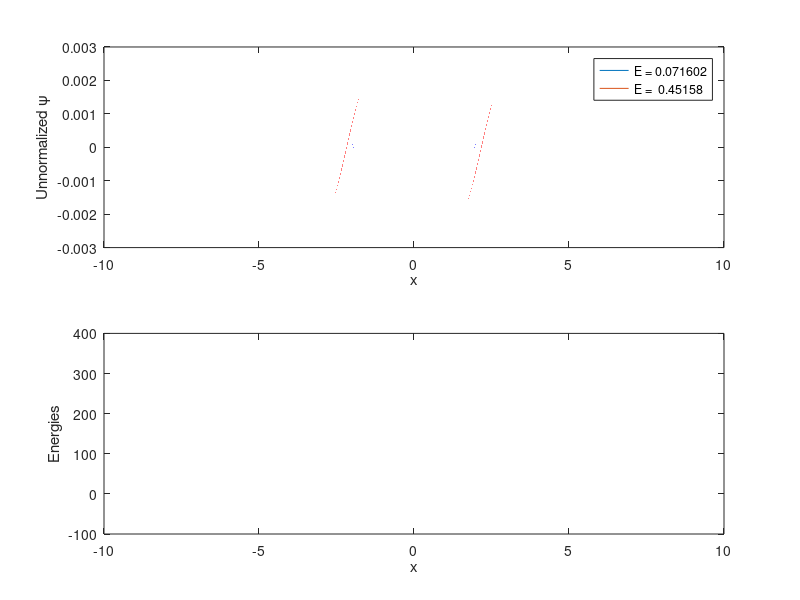

Write MATLAB code to recreate this figure. (Note: this script raises an error after producing the figure.)
%%% Huan Q. Bui

clc
clear
close all

%%%%%%%%%%%%%%%%%%%
% clock starts
tic 
% clock starts
%%%%%%%%%%%%%%%%%%%

N = 1e6; % No. of points.
hbar = 1;
m = 1;
x_start = -10;
x_end = 10;
x = linspace(x_start, x_end, N).'; % Generate column vector with N 
dx = x(2) - x(1); % Coordinate step

% Three-point finite-difference representation of Laplacian
e = ones(N,1); % a column of ones
Lap = spdiags([e -2*e e],[-1 0 1],N,N) / (dx^2);

% potential
U = -x.^2/2 + x.^4/24;
% Total Hamiltonian.
H = -(1/2)*(hbar^2/m)*Lap + spdiags(U,0,N,N); % 0 indicates main diagonal 

% Find lowest nmodes eigenvectors and eigenvalues of sparse matrix.
nmodes = 2; 
[V,E] = eigs(H,nmodes,'SM'); % find two smallest eigenvalues
[E,ind] = sort(diag(E)); % convert E to vector and sort low to high.
V = V(:,ind); % rearrange corresponding eigenvectors.


% Generate plot of lowest energy eigenvectors V(x) and U(x).
figure(1);
subplot(2,1,1)
plot(x, V);
xlabel('x');
ylabel('Unnormalized \psi');
xlim([x_start x_end]);
% Add legend showing Energy of plotted V(x).
legendLabels = [repmat('E = ',nmodes,1), num2str(E)];
legend(legendLabels)

subplot(2,1,2)
plot(x, (E(1))*ones(N,1),...
    x, (E(2))*ones(N,1), x, U, '--k');
xlabel('x');
ylabel('Energies');
xlim([x_start x_end]);

%%%%%%%%%%%%%%%%%%%
% clock ends
Duration = seconds(round(toc));
Duration.Format = 'hh:mm:ss';
disp(['Time taken : ' char(Duration)]);
disp(['Time in sec: ' num2str(toc)]);
disp(' ');
% clock ends
%%%%%%%%%%%%%%%%%%%


